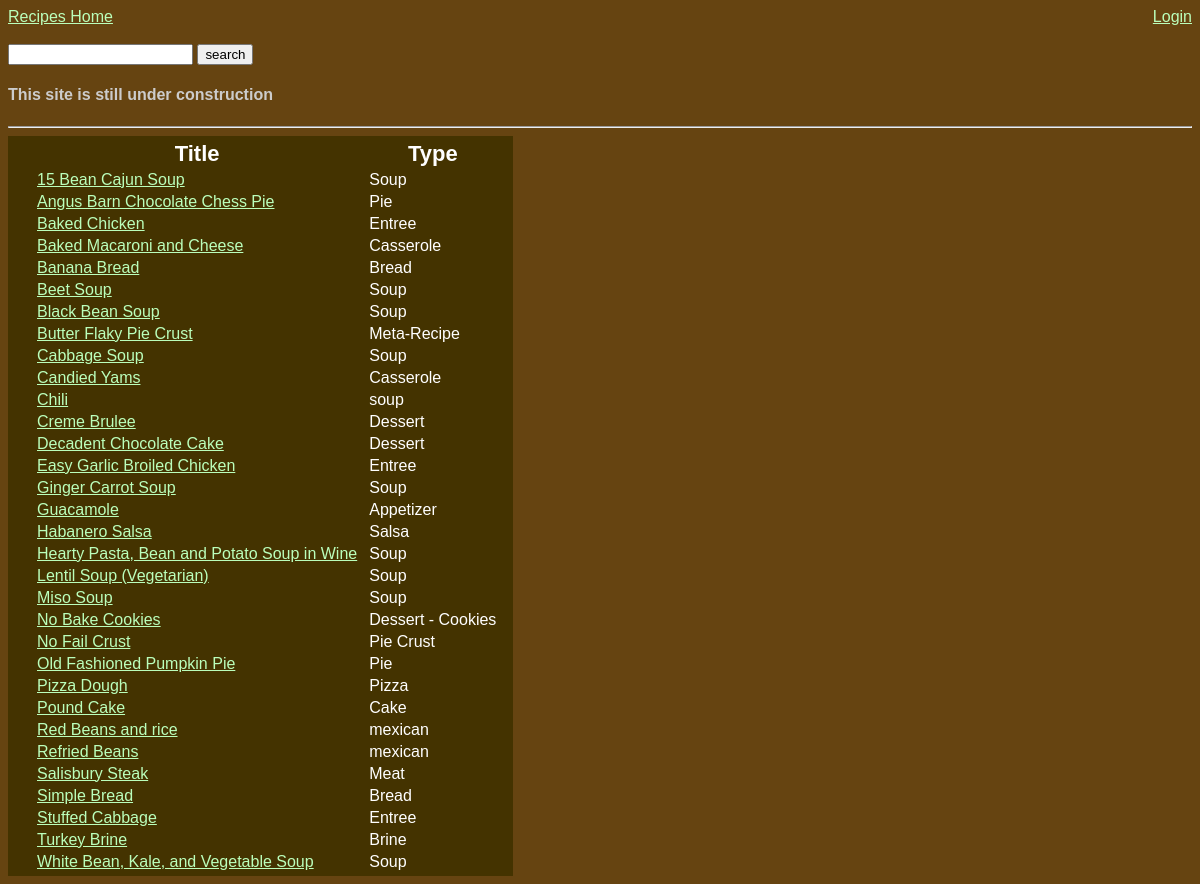
Screenshot of /searchRecipes.php with the database file from the repository.
### tables this page shows
CREATE TABLE `recipes` (
  `indx` int(10) NOT NULL AUTO_INCREMENT,
  `title` varchar(100) DEFAULT NULL,
  `user` varchar(50) DEFAULT NULL,
  `type` varchar(100) DEFAULT NULL,
  `imageLocation` varchar(500) DEFAULT NULL,
  `ingredients` varchar(5000) DEFAULT NULL,
  `directions` varchar(5000) DEFAULT NULL,
  PRIMARY KEY (`indx`)
);

### searchRecipes.php (the view, shortened to what this page needs)
<?php
    include("header.php");
    $qry = "select * from recipes where
            (title) like
            '%".$_GET['searchfield']."%'";
    $qry = $qry." or (user) like
            '%".$_GET['searchfield']."%'";
    $qry = $qry." or (type) like
            '%".$_GET['searchfield']."%'";
    $qry = $qry." or (ingredients) like
            '%".$_GET['searchfield']."%'";
    $qry = $qry." or (directions) like
            '%".$_GET['searchfield']."%'";
    $qry = $qry." or (indx) like
            '%".$_GET['searchfield']."%'";
    $qry = $qry." order by title";
    echo "<table><th></th><th>Title</th><th>Type</th>";
    $result = mysql_query($qry) or die('invalid query: '.mysql_error());
    while($row = mysql_fetch_array($result)){
        echo "<tr><td>";
            echo "</td>
                <td><a href=\"showForm.php?indx=".$row['indx']."\">".$row['title']."</a></td>
                <td>".$row['type']."</td>
                </tr>";
        }
        echo '</table>';
    include("footer.php");
?>

### recipestyle.css (style rules this page uses)
body { background-color:#641; color:#ccc; font-size:16px; font-family:helvetica, sans-serif; }
a:link { color:#bfb; }
table { background-color:#430; color:#fff; padding:2px 10px 2px 10px; }
td { padding-left:5px; padding-right:5px; }
th { font-size:22px; }

### rows the page displays
recipes: title "15 Bean Cajun Soup", type "Soup"
recipes: title "Angus Barn Chocolate Chess Pie", type "Pie"
recipes: title "Baked Chicken", type "Entree"
recipes: title "Baked Macaroni and Cheese", type "Casserole"
recipes: title "Banana Bread", type "Bread"
recipes: title "Beet Soup", type "Soup"
recipes: title "Black Bean Soup", type "Soup"
recipes: title "Butter Flaky Pie Crust", type "Meta-Recipe"
recipes: title "Cabbage Soup", type "Soup"
recipes: title "Candied Yams", type "Casserole"
recipes: title "Chili", type "soup"
recipes: title "Creme Brulee", type "Dessert"
recipes: title "Decadent Chocolate Cake", type "Dessert"
recipes: title "Easy Garlic Broiled Chicken", type "Entree"
recipes: title "Ginger Carrot Soup", type "Soup"
recipes: title "Guacamole", type "Appetizer"
recipes: title "Habanero Salsa", type "Salsa"
recipes: title "Hearty Pasta, Bean and Potato Soup in Wine", type "Soup"
recipes: title "Lentil Soup (Vegetarian)", type "Soup"
recipes: title "Miso Soup", type "Soup"
recipes: title "No Bake Cookies", type "Dessert - Cookies"
recipes: title "No Fail Crust", type "Pie Crust"
recipes: title "Old Fashioned Pumpkin Pie", type "Pie"
recipes: title "Pizza Dough", type "Pizza"
recipes: title "Pound Cake", type "Cake"
recipes: title "Red Beans and rice", type "mexican"
recipes: title "Refried Beans", type "mexican"
recipes: title "Salisbury Steak", type "Meat"
recipes: title "Simple Bread", type "Bread"
recipes: title "Stuffed Cabbage", type "Entree"
recipes: title "Turkey Brine", type "Brine"
recipes: title "White Bean, Kale, and Vegetable Soup", type "Soup"
